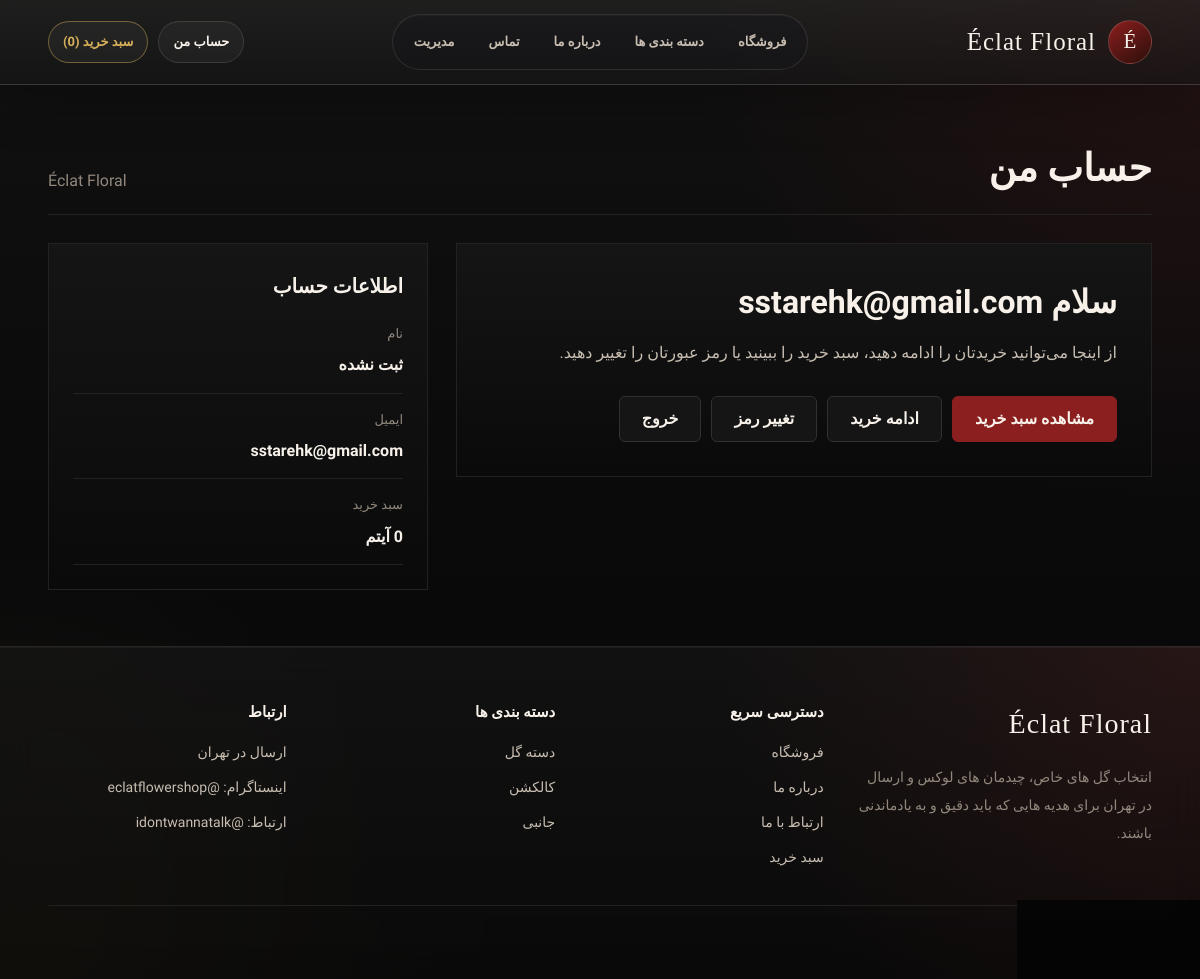
/accounts/profile/ (signed in), run on the app's committed database.
### shop/models.py (models this page shows, shortened)
class Category(models.Model):
    name = models.CharField(max_length=200, verbose_name="نام دسته‌بندی")
    slug = models.SlugField(max_length=200, unique=True, verbose_name="آدرس کوتاه")
    parent = models.ForeignKey(
        'self',
        on_delete=models.CASCADE,
        null=True,
        blank=True,
        related_name='children',
        verbose_name="دسته‌بندی مادر",
    )
    class Meta:
        ordering = ['name']
        verbose_name = "دسته‌بندی"
        verbose_name_plural = "دسته‌بندی‌ها"
    def get_absolute_url(self):
        return reverse('shop:product_list_by_category', args=[self.slug])

### accounts/views.py (the view)
# urls.py: path('profile/', views.profile, name='profile'),
@login_required
def profile(request):
    return render(request, 'accounts/profile.html')

### basket/context_processors.py (called while the page is built)
def basket(request):
    return {'basket': Basket(request)}

### cart/cart.py (called while the page is built)
    def __len__(self):
        return sum(item['quantity'] for item in self.cart.values())

### cart/context_processors.py (called while the page is built)
def cart(request):
    return {'cart': Cart(request)}

### shop/context_processors.py (called while the page is built)
def category_list(request):
    category_order = Case(
        When(name='دسته گل', then=Value(0)),
        When(name='کالکشن', then=Value(1)),
        When(name='جانبی', then=Value(2)),
        default=Value(3),
        output_field=IntegerField(),
    )
    categories = Category.objects.filter(parent__isnull=True).order_by(category_order, 'name')
    return {'categories': categories}

### accounts/templates/accounts/profile.html (shortened to what this page needs)
{% extends "shop/base.html" %}
{% block content %}
<div class="page-shell">
    <div class="page-head">
        <h1>حساب من</h1>
        <span class="muted">Éclat Floral</span>
    </div>
    <section class="profile-layout">
        <div class="profile-main">
            <h1>سلام {{ request.user.first_name|default:request.user.email|default:request.user.username }}</h1>
            <p>از اینجا می‌توانید خریدتان را ادامه دهید، سبد خرید را ببینید یا رمز عبورتان را تغییر دهید.</p>
            <div class="profile-actions">
                <a class="btn" href="{% url 'cart:cart_detail' %}">مشاهده سبد خرید</a>
                <a class="btn secondary" href="{% url 'shop:product_list' %}">ادامه خرید</a>
                <a class="btn secondary" href="{% url 'accounts:password_change' %}">تغییر رمز</a>
                <form class="logout-form" action="{% url 'accounts:logout' %}" method="post">
                    <button class="btn secondary" type="submit">خروج</button>
                </form>
            </div>
        </div>
        <aside class="profile-side">
            <h2>اطلاعات حساب</h2>
            <ul class="info-list">
                <li>
                    <span>نام</span>
                    <strong>{{ request.user.first_name|default:"ثبت نشده" }}</strong>
                </li>
                <li>
                    <span>ایمیل</span>
                    <strong>{% if request.user.email %}{{ request.user.email }}{% else %}ثبت نشده{% endif %}</strong>
                </li>
                <li>
                    <span>سبد خرید</span>
                    <strong>{{ cart|length }} آیتم</strong>
                </li>
            </ul>
        </aside>
    </section>
</div>
{% endblock %}

### shop/Templates/Shop/base.html (shortened to what this page needs)
<!DOCTYPE html>
<html lang="fa" dir="rtl">
<head>
</head>
<body>
    <header class="site-header">
        <div class="header-inner">
            <a class="brand-block" href="{% url 'shop:product_list' %}" aria-label="صفحه اصلی Éclat Floral">
                <span class="brand-mark" aria-hidden="true">É</span>
                <span>
                    <span class="logo">Éclat Floral</span>
                </span>
            </a>
            <nav class="main-nav" id="main-navigation" aria-label="منوی اصلی">
                <a class="nav-link" href="{% url 'shop:product_list' %}">فروشگاه</a>
                <div class="category-menu">
                    <button class="category-toggle" type="button" aria-haspopup="true" aria-expanded="false">دسته بندی ها</button>
                </div>
                <a class="nav-link" href="{% url 'shop:about' %}">درباره ما</a>
                <a class="nav-link" href="{% url 'shop:contact' %}">تماس</a>
                {% if request.user.is_staff %}
                    <a class="nav-link" href="{% url 'shop:dashboard' %}">مدیریت</a>
                {% endif %}
            </nav>
            <div class="header-actions">
                {% if request.user.is_authenticated %}
                    <a class="header-pill" href="{% url 'accounts:profile' %}">حساب من</a>
                {% else %}
                    <a class="header-pill" href="{% url 'accounts:login' %}">ورود</a>
                {% endif %}
                <a class="header-pill cart-link" href="{% url 'cart:cart_detail' %}">سبد خرید ({{ cart|length }})</a>
            </div>
        </div>
    </header>
    <main>
        {% block content %}
        {% endblock %}
    </main>
    <footer class="site-footer">
        <div class="footer-inner">
            <section>
                <div class="footer-brand">Éclat Floral</div>
                <p class="footer-copy">انتخاب گل های خاص، چیدمان های لوکس و ارسال در تهران برای هدیه هایی که باید دقیق و به یادماندنی باشند.</p>
            </section>
            <section class="footer-col">
                <h3>دسترسی سریع</h3>
                <a href="{% url 'shop:product_list' %}">فروشگاه</a>
                <a href="{% url 'shop:about' %}">درباره ما</a>
                <a href="{% url 'shop:contact' %}">ارتباط با ما</a>
                <a href="{% url 'cart:cart_detail' %}">سبد خرید</a>
            </section>
            <section class="footer-col">
                <h3>دسته بندی ها</h3>
                {% for category in categories|slice:":4" %}
                    <a href="{{ category.get_absolute_url }}">{{ category.name }}</a>
                {% empty %}
                    <span>به زودی</span>
                {% endfor %}
            </section>
            <section class="footer-col">
                <h3>ارتباط</h3>
                <span>ارسال در تهران</span>
                <span>اینستاگرام: @eclatflowershop</span>
                <span>ارتباط: @idontwannatalk</span>
            </section>
        </div>
        <div class="footer-bottom">© 2026 Éclat Floral</div>
    </footer>
</body>
</html>

### accounts/templates/accounts/profile.html (style rules this page uses)
.profile-layout { display: grid; grid-template-columns: minmax(0, 1fr) minmax(280px, 380px); gap: 28px; align-items: start; }
.profile-main, .profile-side { min-width: 0; border: 1px solid var(--border-soft); background: linear-gradient(180deg, var(--surface) 0%, #0a0a0a 100%); }
.profile-main { padding: 34px; }
.profile-main h1 { margin: 0 0 12px; font-size: 32px; font-weight: 800; line-height: 1.5; overflow-wrap: anywhere; }
.profile-main p { margin: 0; color: var(--muted); line-height: 1.9; }
.profile-actions { display: flex; flex-wrap: wrap; gap: 10px; margin-top: 28px; }
.profile-actions .btn, .logout-form { flex: 0 1 auto; }
.logout-form { margin: 0; }
.profile-side { padding: 24px; }
.profile-side h2 { margin: 0 0 18px; font-size: 20px; font-weight: 800; }
.info-list { display: grid; gap: 14px; margin: 0; padding: 0; list-style: none; }
.info-list li { display: grid; gap: 6px; padding-bottom: 14px; border-bottom: 1px solid var(--border-soft); color: var(--muted); }
.info-list span { color: var(--muted-soft); font-size: 13px; }
.info-list strong { min-width: 0; color: var(--text); overflow-wrap: anywhere; word-break: break-word; line-height: 1.7; }

### data on the page
Category: name "دسته گل"
Category: name "کالکشن"
Category: name "جانبی"

### other printed values
{{ cart|length }} "0"
{{ request.user.first_name|default:"ثبت نشده" }} "ثبت نشده"
{{ request.user.email }} "sstarehk@gmail.com"
